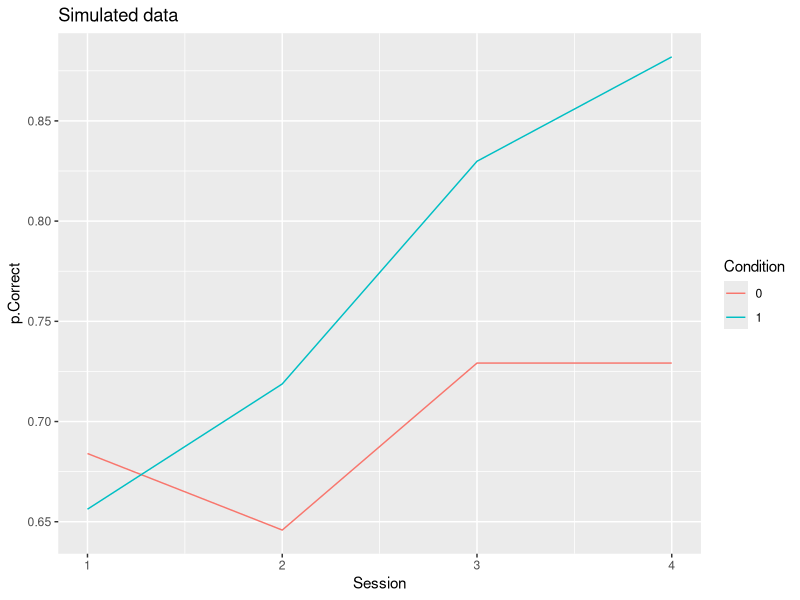
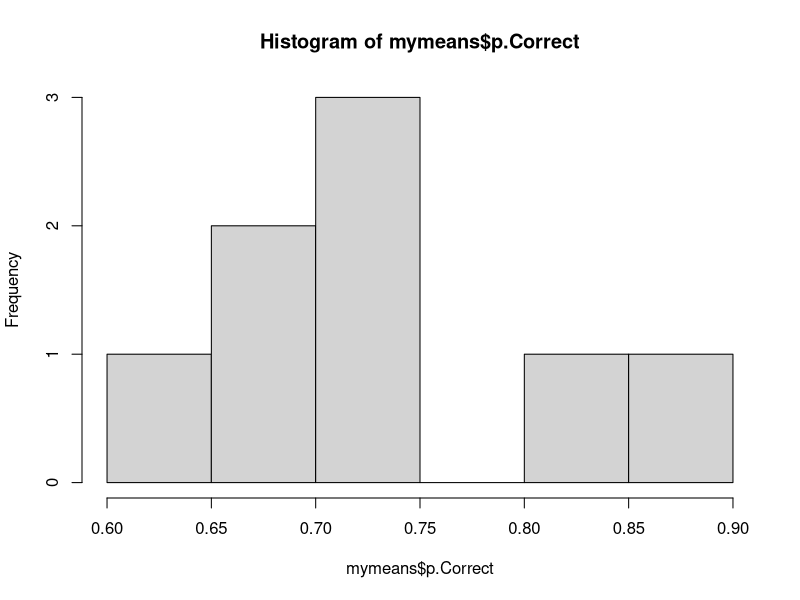

Recreate these plots in R, in order. (Note: this script raises an error after producing the figures.)
## ---- chunk 1
# Load required R packages
library(lme4)
library(dplyr)
library(ggplot2)
library(ggeffects)
## ---- chunk 2
#==============================================================================#

data_sims <- function(nItem, nsub, ncond, nsess,allcondp,randsubs,randitems)
{
  #Now Vectorised!
  # nItem = Items per session per condition
  # nsub = subjects per group
  # ncond  = 2 conditions (repeated and non)
  # nsess  = 4 sessions
  # #NO  GROUP THIS TIME
  # randsubs = term that sets range for random subjects effect
  # randitems = term that sets range for rand items effect
  
  
  #We increment the probability of correct for each item of each type.
  #Rate of increase can vary by item type and group
  
  condcode <-c(0,1) #cond0 is novel ; cond1 is repeated
  simdat<-expand.grid(1:nsub,1:nsess,1:nItem,condcode)
  colnames(simdat) <- c('Subject','Session','Item','Condition')
  
  simdat$allorder<-simdat$Item + (simdat$Session-1)*nItem #order rather than item ID determines avg learning
  w<-which(simdat$Condition==1)
  simdat$Item[w] <- simdat$Item[w]+nItem #codes must be different for items in 2 conditions, so add offset - this is item identity, for random effects. We *could* make this more constant for the Repeated items, but because they do vary in distractors etc, better to make distinct for each one

  simdat$Correct <- 1 #default response is correct
  myrands <- runif(nrow(simdat)) #uniform random numbers 0-1 for each row
  subeff<-runif((nsub*2),-randsubs,randsubs) #one effect per subject - range specified by randsubs; e.g. if randsubs is .1, then each subject has offset ranging from -.1 to .1
  itemeff<-runif(nItem*2,-randitems,randitems) #one effect per item - range specified by randitems
  simdat$allcondrow<-simdat$allorder+(simdat$Session-1)*nItem #serial order of this stimulus across all sessions
  
  #We now use predetermined allcondp table to lookup cutoff probability for each row's condition combination.  The allcondp table can be created to give nonlinear and range-restricted values
  simdat$criticalp<-NA
  for(j in 1:nrow(simdat)){ #can't work out how to vectorise this!
    simdat$criticalp[j]<-allcondp[simdat$allorder[j],(1+simdat$Condition[j])]
  }
  simdat$criticalp <- simdat$criticalp+subeff[simdat$Subject]+itemeff[simdat$Item]
  #previous line adds noise to the criticalp from subject and item effects
  simdat$Correct[simdat$criticalp<myrands]<-0
  return(simdat)
}
## ---- chunk 3
makeallcondp<-function(nItem,nsess){
  basep <- .6 #starting avg probability correct for all items/subjects

  #myN is novel, myR is repeated
  finNgroupD <- .79 #item final p correct for each item in N condition/group1
  finRgroupD <- .91 #item final p correct for each item in R condition/group1

    #We use these values to create probability correct matrix
  #Updated version, use an exponential function for learning.
  #This was derived by trial and error:see plots for how this looks in practice
  startseq<-seq(0,.7,length.out=nItem*nsess) #range selected to give plausible range
  de <-1.49-dexp(startseq) #this function goes from 60% correct at start to 99% by final item
  basex <-startseq[max(which(de<basep))] #this is value of startseq corresponding to basep
  baseDN <- startseq[max(which(de<finNgroupD))]
  baseDR <- startseq[max(which(de<finRgroupD))]
  DN_p <- 1.49-dexp(seq(basex,baseDN,length.out=nItem*nsess))
  DR_p <- 1.49-dexp(seq(basex,baseDR,length.out=nItem*nsess))
   #item by item probability correct by item type N or R
  allcondp <- data.frame(cbind(DN_p,DR_p))
  return(allcondp)
}
## ---- chunk 4
nItem <- 12
nsub <- 24 # 
ncond <- 2
nsess <- 4
randsubs <- .05
randitems <-.01 

allcondp <- makeallcondp(nItem,nsess)

expdat <- data_sims(nItem, nsub, ncond, nsess,allcondp,randsubs,randitems)

#now plot means
expdat2 <- aggregate(expdat$Correct,by=list(expdat$Session,expdat$Subject,expdat$Condition),FUN=mean)
colnames(expdat2)<-c('Session','Subject','Condition','p.Correct')

expdat2$Condition<-as.factor(expdat2$Condition)
mymeans<-aggregate(expdat2$p.Correct,by=list(expdat2$Session,expdat2$Condition),FUN=mean)
colnames(mymeans)<-c('Session','Condition','p.Correct')
mymeans %>%
  ggplot( aes(x=Session, y=p.Correct, group=Condition, color=Condition)) +
  ggtitle('Simulated data')+
  geom_line()

hist(mymeans$p.Correct)
fit1 <- glmer(p.Correct ~ 1+Condition*Session  + (0 + Session | Subject), family = binomial, data = expdat2,weights=rep(nItem,nrow(expdat2)),
              control=glmerControl(optimizer="bobyqa", optCtrl=list(maxfun=2e5))) #random slopes of subject only, no random intercept.


#=========================================================================#
# Plot the simulated data and the predicted model fit to compare to Dorothy's proposed idea of what the data look like.
dat<-ggpredict(fit1,c("Session","Condition"),type="re") #Extract predicted values for the proportions
colnames(dat)<-c("Session", "p.Correct",  "Condition")

ggplot(dat,aes(x=Session,y=p.Correct,colour=Condition))+geom_line()+theme_bw()

## ---- chunk 5
fitsim2 <- function(i,nItem,nsub) {
  
  expdat <- data_sims(nItem, nsub, ncond, nsess,allcondp,randsubs,randitems)
  
  
  #now aggregate means
  expdat2 <- aggregate(expdat$Correct,by=list(expdat$Session,expdat$Subject,expdat$Condition),FUN=mean)
  colnames(expdat2)<-c('Session','Subject','Condition','p.Correct')
  expdat2$Condition<-as.factor(expdat2$Condition)
  
  fit1 <- glmer(p.Correct ~ 1+Condition*Session+ (0 + Session | Subject), family = binomial, data = expdat2,weights=rep(nItem,nrow(expdat2)),control=glmerControl(optimizer="bobyqa", optCtrl=list(maxfun=2e5)))
  
  sumfit<-summary(fit1)
  
  tt <- getME(fit1,"theta")
  ll <- getME(fit1,"lower")
  singular<-min(tt[ll==0])
  pval1<-sumfit$coefficients['Session',4]
  pval2<-sumfit$coefficients['Condition1',4]
  pval3<-sumfit$coefficients['Condition1:Session',4]
  return(c(pval1,pval2,pval3,singular))
}
## ---- chunk 6
nsim <- 1000
nItem <- 12
sublevels <- c(25,30,35,40) # 
ncond <- 2
nsess <- 4
randsubs <- .05
randitems <-.01 


powerdfd<-data.frame(matrix(NA,nrow=length(sublevels),ncol=8))
colnames(powerdfd)<-c('nsub',	'nitem',	'nsim',	'randsubs','randitems','powSess',	'powCond','powSess.Cond')
powerdfd$randsubs<-randsubs
powerdfd$nsim<-nsim
powerdfd$randitems<-randitems

thisrow<-0
for (nsub in sublevels){
  print(nsub)
thisrow<-thisrow+1
powerdfd$nsub[thisrow]<-nsub
powerdfd$nitem[thisrow]<-nItem
allcondp <- makeallcondp(nItem,nsess)
pvals<-laply(seq(nsim),function(i){fitsim2(i,nItem,nsub)})

powerdfd$powSess[thisrow]<-mean(pvals[,1] < 0.05)
powerdfd$powCond[thisrow]<-mean(pvals[,2] < 0.05)
powerdfd$powSess.Cond[thisrow]<-mean(pvals[,3] < 0.05)
}

powname<-"powerDLD.csv"
write.csv(powerdfd,powname)
